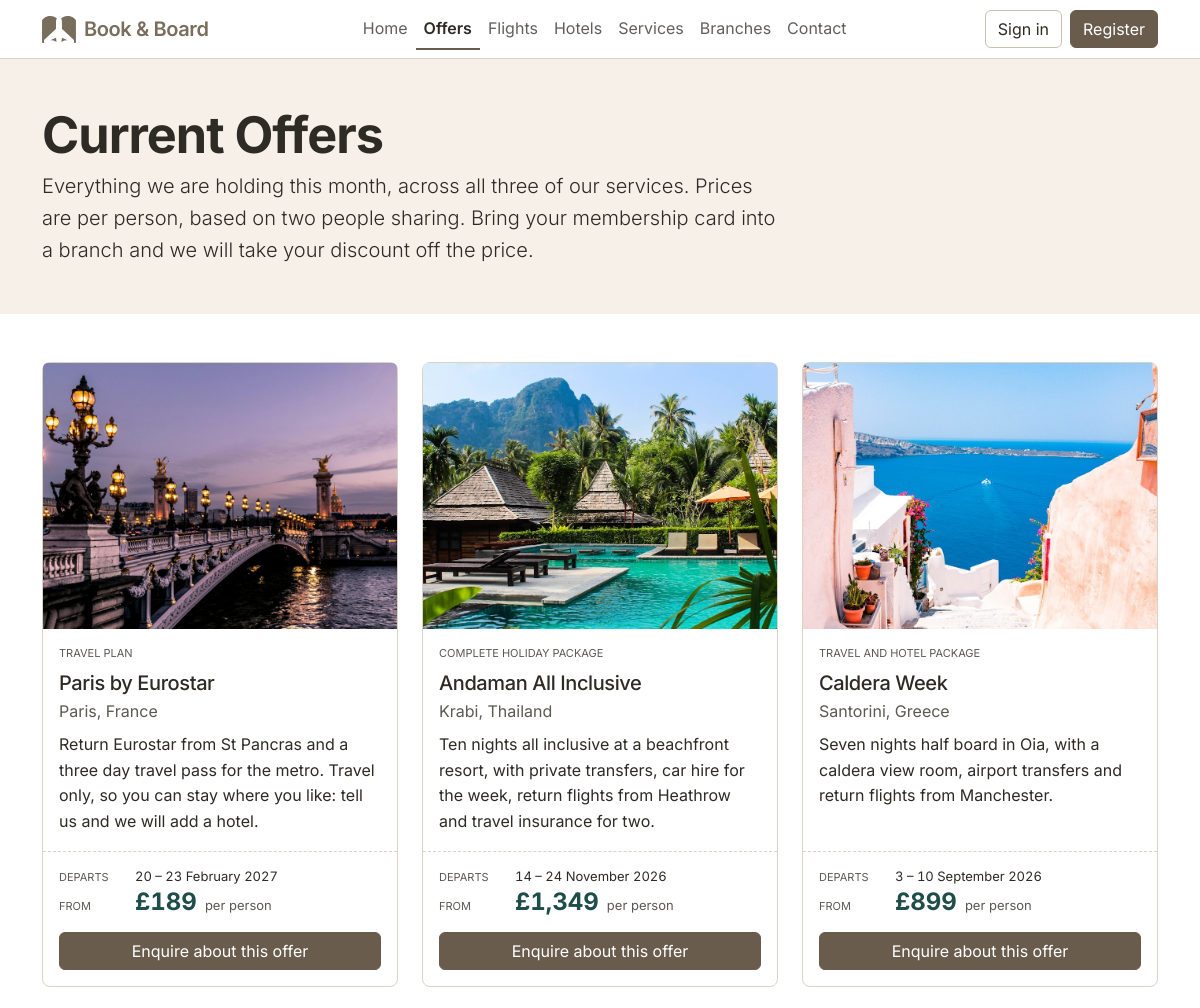
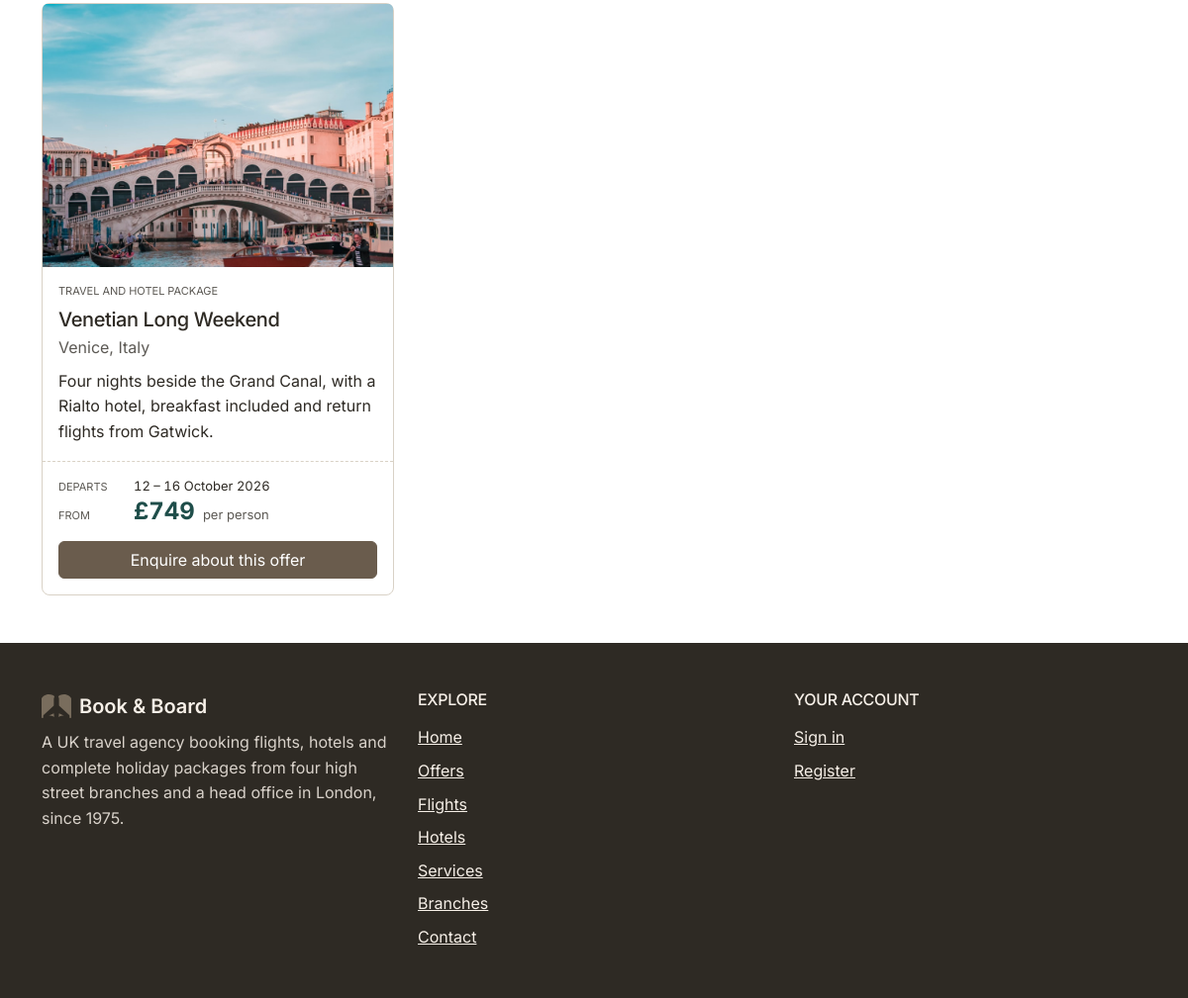
/offers.php, run on the app's committed database (2 pictures, top to bottom).
### tables this page shows
CREATE TABLE IF NOT EXISTS offers (
  id          INT UNSIGNED  NOT NULL AUTO_INCREMENT,
  title       VARCHAR(150)  NOT NULL,
  destination VARCHAR(150)  NOT NULL,
  type        VARCHAR(40)   NOT NULL,
  description TEXT          NOT NULL,
  price       DECIMAL(10,2) NOT NULL,
  start_date  DATE          NOT NULL,
  end_date    DATE          NOT NULL,
  image       VARCHAR(255)  NOT NULL,
  alt         VARCHAR(255)  NOT NULL,
  active      TINYINT(1)    NOT NULL DEFAULT 1,
  bestseller  TINYINT(1)    NOT NULL DEFAULT 0,
  created_at  DATETIME      NOT NULL DEFAULT CURRENT_TIMESTAMP,
  PRIMARY KEY (id),
  KEY idx_offers_active_created (active, created_at, id)
);

### includes/db.php (called while the page is built, shortened)
<?php
function db(): PDO
{
    static $pdo = null;
    if ($pdo === null) {
        $dsn = sprintf('mysql:host=%s;port=%d;dbname=%s;charset=utf8mb4', DB_HOST, DB_PORT, DB_NAME);
        $pdo = new PDO($dsn, DB_USER, DB_PASS, [
            PDO::ATTR_ERRMODE            => PDO::ERRMODE_EXCEPTION,
            PDO::ATTR_DEFAULT_FETCH_MODE => PDO::FETCH_ASSOC,
            PDO::ATTR_EMULATE_PREPARES   => false,
        ]);
    }
    return $pdo;
}
function db_available(): bool
{
    static $available = null;
    if ($available === null) {
        try {
            $available = true;
        } catch (PDOException $e) {
            $available = false;
        }
    }
    return $available;
}
function offer_row(array $row): array
{
    $row['id']     = (int) $row['id'];
    $row['price']  = (float) $row['price'];
    $row['active']     = (bool) $row['active'];
    $row['bestseller'] = (bool) $row['bestseller'];
    return $row;
}
function offers_select(string $conditions = '', array $params = []): array
{
    $statement = db()->prepare(
        'SELECT id, title, destination, type, description, price,
                start_date AS startDate, end_date AS endDate,
                image, alt, active, bestseller
           FROM offers ' . $conditions
    );
    $statement->execute($params);
    return array_map('offer_row', $statement->fetchAll());
}
function offers_active(): array
{
    return offers_select('WHERE active = 1 ' . OFFER_NEWEST);
}

### includes/format.php (called while the page is built, shortened)
<?php
function e(string $value): string
{
    return htmlspecialchars($value, ENT_QUOTES, 'UTF-8');
}
function money(int|float $amount): string
{
    return '£' . number_format((float) $amount, 0, '.', ',');
}
function date_range(string $start, string $end): string
{
    $from = date_create($start);
    $to   = date_create($end);
    if ($from->format('Y-m') === $to->format('Y-m')) {
        return $from->format('j') . ' – ' . $to->format('j F Y');
    }
    return $from->format('j F Y') . ' – ' . $to->format('j F Y');
}

### offers.php (the view, shortened to what this page needs)
<?php
$offers = offers_active();
require_once(__DIR__ . '/includes/header.php');
?>
  <section class="bg-body-tertiary py-5">
    <div class="container">
      <div class="col-lg-8">
        <h1>Current Offers</h1>
        <p class="lead mb-0">
          Everything we are holding this month, across all three of our services. Prices are per person,
          based on two people sharing. Bring your membership card into a branch and we will take your
          discount off the price.
        </p>
      </div>
    </div>
  </section>
  <section class="py-5">
    <div class="container">
      <?php if (!$offers): ?>
        <p class="mb-0">We have no offers on at the moment. Please check back soon.</p>
      <?php else: ?>
      <div class="row row-cols-1 row-cols-md-2 row-cols-lg-3 g-4">
        <?php foreach ($offers as $offer): ?>
          <div class="col">
            <article class="card h-100">
              <div class="ratio ratio-4x3 card-img-top overflow-hidden">
                <img src="<?= e($offer['image']) ?>" class="object-fit-cover"
                     alt="<?= e($offer['alt']) ?>" loading="lazy">
              </div>
              <div class="card-body d-flex flex-column">
                <p class="offer-type mb-2"><?= e($offer['type']) ?></p>
                <h2 class="card-title h5 mb-1"><?= e($offer['title']) ?></h2>
                <p class="text-body-secondary mb-2"><?= e($offer['destination']) ?></p>
                <p class="card-text"><?= e($offer['description']) ?></p>
                <div class="fare mt-auto">
                  <p class="fare-line mb-1">
                    <span class="fare-label">Departs</span>
                    <span class="fare-value"><?= e(date_range($offer['startDate'], $offer['endDate'])) ?></span>
                  </p>
                  <p class="fare-line mb-3">
                    <span class="fare-label">From</span>
                    <span class="fare-price">
                      <span class="fare-amount"><?= e(money($offer['price'])) ?></span>
                      <span class="fare-unit">per person</span>
                    </span>
                  </p>
                  <a class="btn btn-primary w-100" href="contact.php"
                     aria-label="Enquire about this offer: <?= e($offer['title']) ?>, <?= e($offer['destination']) ?>">Enquire about this offer</a>
                </div>
              </div>
            </article>
          </div>
        <?php endforeach; ?>
      </div>
      <?php endif; ?>
    </div>
  </section>
<?php require_once(__DIR__ . '/includes/footer.php'); ?>

### assets/css/theme.css (style rules this page uses)
:root { --brand: #6A5C4D; --brand-logo: #796D5D; --brand-dark: #574B3E; --brand-darker: #4A4034; --ink: #2E2A24; --tint: #F7F0E8; --rule: #D9D2C6; --rule-strong: #C9C0B2; --field-border: #95897A; --accent-ink: #1F4E4A; --ink-wash: rgba(46, 42, 36, 0.14); --focus-ring: 0 0 0 0.25rem rgba(123, 108, 91, 0.35); --bs-body-font-family: "Inter", system-ui, -apple-system, "Segoe UI", sans-serif; --bs-body-line-height: 1.6; --bs-primary-rgb: 106, 92, 77; --bs-dark-rgb: 46, 42, 36; --bs-body-color: var(--ink); --bs-body-color-rgb: 46, 42, 36; --bs-border-color: var(--rule); --bs-light-rgb: 247, 240, 232; --bs-tertiary-bg: var(--tint); --bs-tertiary-bg-rgb: 247, 240, 232; --bs-secondary-color: rgba(46, 42, 36, 0.78); --bs-link-color: var(--brand-dark); --bs-link-color-rgb: 87, 75, 62; --bs-link-hover-color: var(--brand-darker); }
.btn { --bs-btn-focus-shadow-rgb: 123, 108, 91; }
.btn-primary { --bs-btn-bg: var(--brand); --bs-btn-border-color: var(--brand); --bs-btn-hover-bg: var(--brand-dark); --bs-btn-hover-border-color: var(--brand-dark); --bs-btn-active-bg: var(--brand-darker); --bs-btn-active-border-color: var(--brand-darker); --bs-btn-disabled-bg: var(--brand); --bs-btn-disabled-border-color: var(--brand); --bs-btn-disabled-color: #fff; }
.card { --bs-card-border-color: var(--rule); --bs-card-border-radius: 0.5rem; }
h1, h2, h3, .display-4, .navbar-brand .fw-semibold { letter-spacing: -0.02em; }
h1, .display-4 { font-weight: 700; }
h2, h3 { font-weight: 600; }
h1 { font-size: clamp(2.25rem, 1.65rem + 2.2vw, 3.15rem); line-height: 1.1; }
h2 { font-size: clamp(1.65rem, 1.4rem + 1vw, 2.15rem); line-height: 1.15; }
.offer-type, .fare-label, .fare-value, .fare-amount, .detail-label, .table td, .table th { font-variant-numeric: tabular-nums; }
.offer-type, .fare-label, .detail-label { font-size: 0.6875rem; text-transform: uppercase; color: var(--bs-secondary-color); }
.fare { border-top: 1px dashed var(--rule); margin-inline: calc(-1 * var(--bs-card-spacer-x, 1rem)); padding: 0.875rem var(--bs-card-spacer-x, 1rem) 0; }
.fare-line { display: flex; align-items: baseline; gap: 0.5rem; }
.fare-label { flex: 0 0 4.25rem; }
.fare-price { display: flex; flex-wrap: wrap; align-items: baseline; column-gap: 0.5rem; }
.fare-amount { font-weight: 700; font-size: 1.5rem; line-height: 1; color: var(--accent-ink); }
.fare-value, .fare-unit { font-size: 0.8125rem; }
.fare-unit { color: var(--bs-secondary-color); }
body { min-height: 100dvh; }
[id], a, button, input, select, textarea, summary, [tabindex] { scroll-margin-top: 5rem; }

### data on the page
offers: image (picture), type "TRAVEL PLAN", title "Paris by Eurostar", destination "Paris, France", description "Return Eurostar from St Pancras and a three day travel pass for the metro. Travel only, so you can stay where you like: tell us and we will add a hotel.", date_range($offer['startDate'], $offer['endDate']) "20 – 23 February 2027", price "£189"
offers: image (picture), type "COMPLETE HOLIDAY PACKAGE", title "Andaman All Inclusive", destination "Krabi, Thailand", description "Ten nights all inclusive at a beachfront resort, with private transfers, car hire for the week, return flights from Heathrow and travel insurance for two.", date_range($offer['startDate'], $offer['endDate']) "14 – 24 November 2026", price "£1,349"
offers: image (picture), type "TRAVEL AND HOTEL PACKAGE", title "Caldera Week", destination "Santorini, Greece", description "Seven nights half board in Oia, with a caldera view room, airport transfers and return flights from Manchester.", date_range($offer['startDate'], $offer['endDate']) "3 – 10 September 2026", price "£899"
offers: image (picture), type "TRAVEL AND HOTEL PACKAGE", title "Venetian Long Weekend", destination "Venice, Italy", description "Four nights beside the Grand Canal, with a Rialto hotel, breakfast included and return flights from Gatwick.", date_range($offer['startDate'], $offer['endDate']) "12 – 16 October 2026", price "£749"

### other printed values
$item['label'] "Home"
$item['label'] "Offers"
$item['label'] "Flights"
$item['label'] "Hotels"
$item['label'] "Services"
$item['label'] "Branches"
$item['label'] "Contact"
